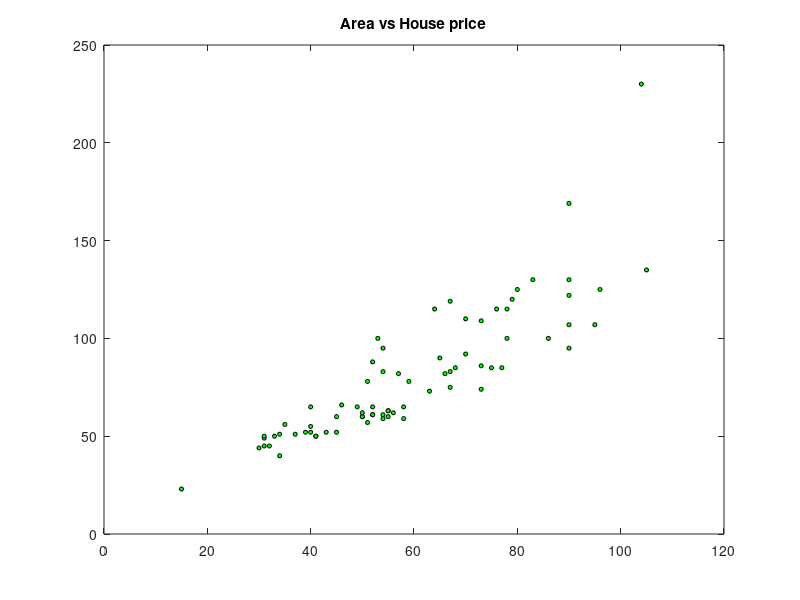
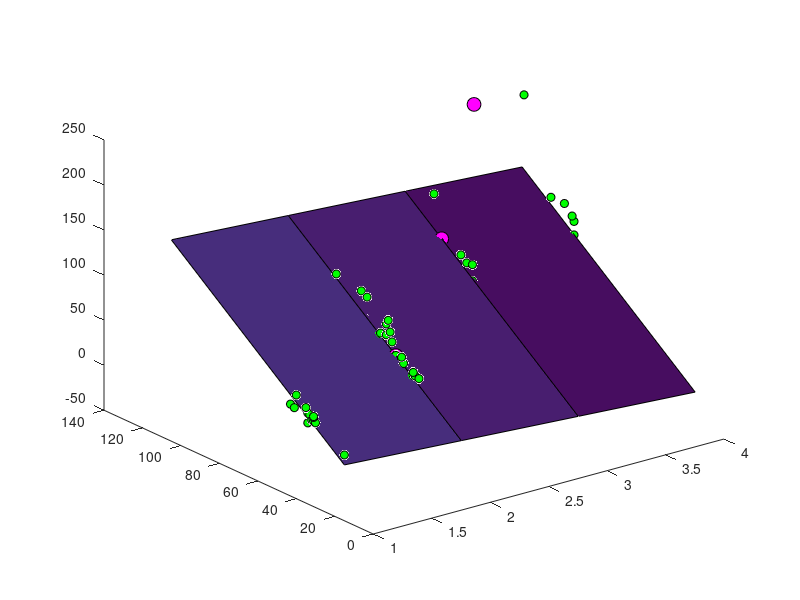

Write MATLAB code to recreate these figures, in order. (Note: this script raises an error after producing the figures.)
 % 2 rooms
 A_2=[52 61; 39 52; 51 78; 52 88; 58 59; 50 60; 80 125; 56 62; 50 60; 55 63; 46 66; 54 59; 58 65; 55 63;...
     64 115; 41 50; 59 78; 53 100; 75 85; 52 61; 54 61; 52 65; 51 57; 50 62; 49 65; 40 55; 54 95; 45 52; 54 83;...
     37 51; 67 119; 65 90; 40 52; 57 82; 55 60; 45 60];
%  figure
%  plot(A_2(:,1),A_2(:,2),'o','MarkerEdgeColor','k','MarkerFaceColor','g','MarkerSize',3)
 
 %%
 % 1 room
 A_1=[31 45; 30 44; 32 45; 35 56; 34 51; 43 52; 31 49; 33 50; 34 40; 40 65; 15 23; 31 50; 41 50];
 %%
 % 3 rooms
 A_3=[90 122; 67 83; 67 75; 90 169; 73 109; 70 92; 66 82; 77 85; 73 74; 63 73; 76 115; 70 110; 73 86; 68 85];
 %%
 %4 rooms
 A_4=[78 100; 83 130; 78 115; 90 95; 86 100; 96 125; 104 230; 105 135; 90 130; 79 120; 90 107 ;95 107];
 
 %% linear regression
 A=[A_1;A_2;A_3;A_4];
 figure
 plot(A(:,1),A(:,2),'o','MarkerEdgeColor','k','MarkerFaceColor','g','MarkerSize',3)
 title('Area vs House price')
 %% multiple linear regression
 X1=[2*ones(size(A_2,1),1) A_2(:,1);ones(size(A_1,1),1) A_1(:,1);3*ones(size(A_3,1),1) A_3(:,1);4*ones(size(A_4,1),1) A_4(:,1)];
 X=[ones(size(X1,1),1) X1];
 Y=[A_2(:,2);A_1(:,2);A_3(:,2);A_4(:,2)];
 a=(X'*X)^(-1)*X'*Y;
 figure
 plot3(X1(:,1),X1(:,2),Y,'o','MarkerEdgeColor','k','MarkerFaceColor','g','MarkerSize',6)
 hold on
 x=1:4;
 y=linspace(min(X1(:,2)),max(X1(:,2)),2);
 [XX,YY]=meshgrid(x,y);
 ZZ=a(1)+a(2)*XX+a(3)*YY;
 surf(XX,YY,ZZ)
 plot3(2,49,a(2)*2+a(3)*49+a(1),'o','MarkerEdgeColor','k','MarkerFaceColor','m','MarkerSize',10)
 plot3(3,86,a(2)*3+a(3)*86+a(1),'o','MarkerEdgeColor','k','MarkerFaceColor','m','MarkerSize',10)
 plot3(4,130,a(2)*4+a(3)*130+a(1),'o','MarkerEdgeColor','k','MarkerFaceColor','m','MarkerSize',10)
 %% Cazul apartamentelor cu 2 camere
  A_2=[52 61; 39 52; 51 68; 52 52; 58 59; 50 60; 45 60;  56 62; 50 60; 55 63; 46 66; 54 59; 58 65; 55 63];
     
  %64 115; 41 50; 59 78; 53 100; 75 85; 52 61; 54 61; 52 65; 51 57; 50 62; 49 65; 40 55; 54 95; 45 52; 54 83;...
   
  %37 51; 67 119; 65 90; 40 52; 57 82; 55 60; 80 125];
  n=12;
 Er=zeros(1,n);
 for i=1:n
 [param,  Er(i)]=model_kth(A_2(:,1),A_2(:,2),i);
 end
 figure
 plot(Er,'Linewidth',2)
 %% Cazul apartamentelor cu 2 camere EFG approach
  A_2=[52 61; 39 52; 51 68; 52 52; 58 59; 50 60; 45 60;  56 62; 50 60; 55 63; 46 66; 54 59; 58 65; 55 63];
  
  %for r=5:2:25
  r=12;
  output=zeros(1,max(A_2(:,1))-min(A_2(:,1))+1);
  for i=1:max(A_2(:,1))-min(A_2(:,1))+1
      [output(i)]=model_liniar_EFG(A_2(:,1),A_2(:,2),i+min(A_2(:,1)-1),r);
  end
  size(output)
  xx=min(A_2):max(A_2);
  size(xx)
  figure
  plot(A_2(:,1),A_2(:,2),'o','MarkerEdgeColor','k','MarkerFaceColor','g','MarkerSize',3)
  hold on
  plot(xx, output,'b','Linewidth',3);
  title('Locally weighted linear regression ');
  legend('Data','LWR')
  %end
  %% %% Cazul apartamentelor cu 2 camere, Tikhonov regularization
  clear all
  close all
  A_2=[52 61; 39 52; 51 68; 52 52; 58 59; 50 60; 45 60;  56 62; 50 60; 55 63; 46 66; 54 59; 58 65; 55 63];
     
  %64 115; 41 50; 59 78; 53 100; 75 85; 52 61; 54 61; 52 65; 51 57; 50 62; 49 65; 40 55; 54 95; 45 52; 54 83;...
   
  %37 51; 67 119; 65 90; 40 52; 57 82; 55 60; 80 125];
  n=12;
  k=16;

  
 Er=zeros(1,k);
 for i=1:2:k
  lambda=10^(i-1)-1;
 [param,  Er(i)]=model_kth_reg(A_2(:,1),A_2(:,2),lambda,n);
 end
 %end
 figure
 plot(Er,'Linewidth',2)